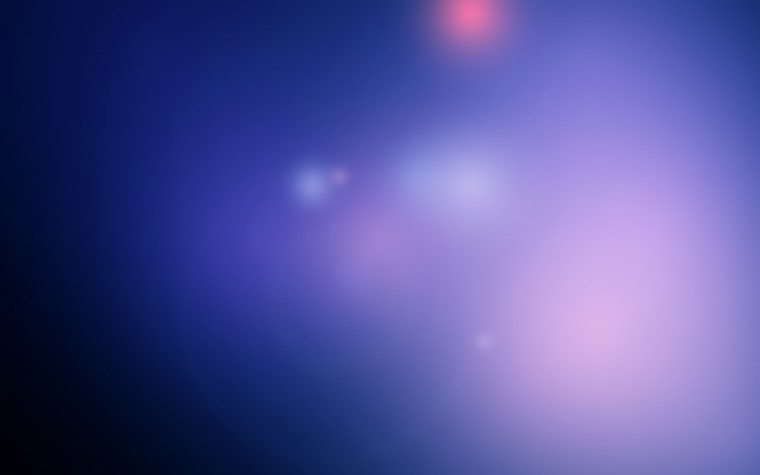
#> input picture back.png, 760 x 475 px
$ python twitter_photo_JOTD.py   (older library calls are emulated)
#> lines starting #> are read from the running program, lines starting #| are printed output that depends on the picture
from PIL import Image , ImageDraw , ImageFont , ImageFilter
from string import ascii_letters
import textwrap
# twitter IN-STREAM PHOTOS = 1600 x 1900

image_width, image_height = 600,900
text = """I never tell the same joke twice

I have a DRY sense of humor.

"""
colour = 255,255,255
font = ImageFont.truetype('/usr/share/fonts/truetype/ubuntu/Ubuntu-B.ttf', size=72)
img = Image.open('back.png')
#> img is the input picture: PIL image 760x475 RGB; mean R, G, B 82.6, 82.3, 153.7
# new = Image.new('RGB',(600,900),color=(11,18,71))

# Calculate the average length of a single character of our font.
# Note: this takes into account the specific font and font size.
avg_char_width = sum(font.getsize(char)[0] for char in ascii_letters) / len(ascii_letters)
# Translate this average length into a character count
max_char_count = int(img.size[0] * .618 / avg_char_width)
#> max_char_count = 10
# Create a wrapped text object using scaled character count
text = textwrap.fill(text=text, width=max_char_count)


img = img.filter(ImageFilter.GaussianBlur(5))
d = ImageDraw.Draw(img)
# [7 lines of commented-out code are left out]
d.text(xy=(img.size[0]/2, img.size[1]/2), text=text, font=font, fill='#000000', anchor='mm')
# new.show()
img.show()
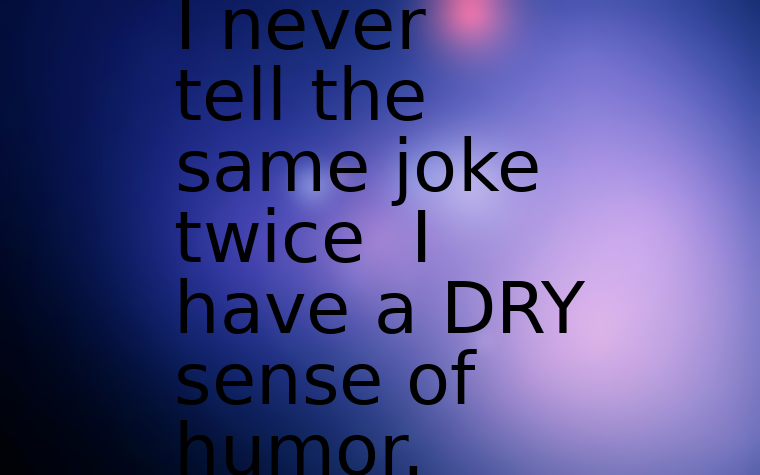
#> shown: PIL image 760x475 RGB; mean R, G, B 77, 76.3, 141.6

# img = Image.open('afile.png')
